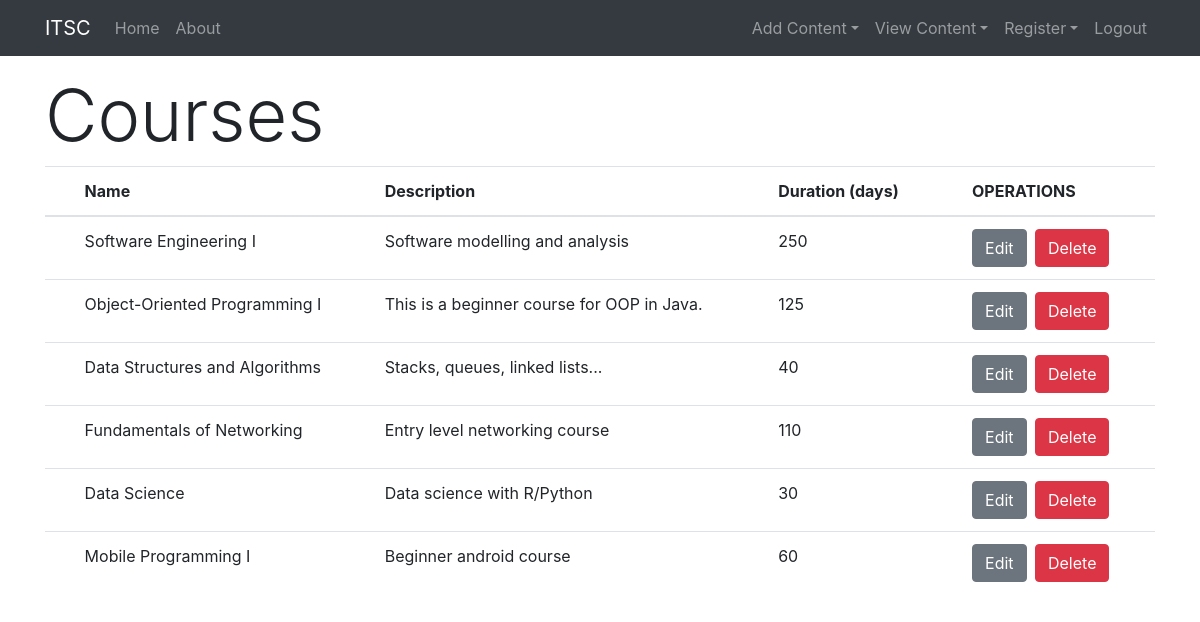
The app's page /pages/view_courses (signed in) with its own data.
### tables this page shows
CREATE TABLE `courses` (
  `id` int(11) NOT NULL,
  `Name` varchar(255) DEFAULT NULL,
  `Description` varchar(255) NOT NULL,
  `Duration` smallint(6) NOT NULL,
  `image_directory` varchar(255) DEFAULT NULL
);

### app/controllers/Pages.php (called while the page is built, shortened)
<?php
class Pages extends Controller
{
    public function __construct()
    {
        $this->Model = $this->model('Content');
    }
    public function view_courses()
    {
        $result = $this->Model->fetch_courses();
        $this->generateTable($result, 'Courses');
    }
    private function generateTable($result, $header){
        $data = [
            'header' => $header,
            'fields' => $result[0],
            'rows' => $result[1]
        ];
        $this->view('pages/tables', $data);
    }
}

### app/libraries/Core.php (called while the page is built, shortened)
<?php
class Core
{
    protected $currentMethod = 'index';
    public function __construct()
    {
        $url = $this->getUrl();
        if (file_exists('../app/controllers/' . ucwords($url[0]) . '.php')) {
            unset($url[0]);
        }
        $this->currentController = new $this->currentController;
        if (isset($url[1])) {
            if (method_exists($this->currentController, $url[1])) {
                $this->currentMethod = $url[1];
                unset($url[1]);
            }
        }
        $this->params = $url ? array_values($url) : [];
        call_user_func_array([$this->currentController, $this->currentMethod], $this->params);
    }
    public function getUrl()
    {
        if (isset($_GET['url'])) {
            $url = rtrim($_GET['url'], '/');
            $url = filter_var($url, FILTER_SANITIZE_URL);
            $url = explode('/', $url);
            return $url;
        }
    }
}

### public/index.php (called while the page is built, shortened)
<?php
  $init = new Core;

### app/libraries/Database.php (called while the page is built, shortened)
<?php
class Database
{
    private $host = DB_HOST;
    private $user = DB_USER;
    private $pass = DB_PASS;
    private $dbname = DB_NAME;
    private $dbh;
    private $stmt;
    public function __construct()
    {
        $dsn = 'mysql:host=' . $this->host . ';dbname=' . $this->dbname;
        $options = array(
            PDO::ATTR_PERSISTENT => true,
            PDO::ATTR_ERRMODE => PDO::ERRMODE_EXCEPTION,
        );
        try {
            $this->dbh = new PDO($dsn, $this->user, $this->pass, $options);
        } catch (PDOException $e) {
            $this->error = $e->getMessage();
            echo $this->error;
        }
    }
    public function query($sql)
    {
        $this->stmt = $this->dbh->prepare($sql);
    }
    public function execute()
    {
        return $this->stmt->execute();
    }
    public function resultSet($tablename)
    {
        $this->execute();
        $q = $this->dbh->prepare("DESCRIBE $tablename");
        $q->execute();
        $table_fields = $q->fetchAll(PDO::FETCH_COLUMN);
        return array($table_fields, $this->stmt->fetchAll(PDO::FETCH_ASSOC));
    }
}

### app/models/Content.php (called while the page is built, shortened)
<?php
class Content
{
    private $db;
    public function __construct()
    {
        $this->db = new Database;
    }
    public function fetch_courses(){
        $this->db->query('SELECT * FROM courses');
        $result = $this->db->resultSet('courses');
        return $result;
    }
}

### app/views/pages/tables.php (the view, shortened to what this page needs)
<?php require APPROOT . '/views/inc/header.php';?>
<h1 class="display-3"><?php echo $data['header']; ?></h1>
<?php $arr = array();
$countA = 0;
$countB = 0;?>
<table class="table">
  <thead>
    <tr>
    <?php foreach ($data['fields'] as $field): ?>
        <th scope="col">
        <?php if ($field != 'password' && $field != 'id' && $field != 'image_directory') {
          if($field != 'Duration'){
            echo $field;
          }else{
            echo $field.' (days)';
          }
    array_push($arr, $countA);
    $countA += 1;
} else {
    $countA += 1;
    continue;
}
?>
        </th>
    <?php endforeach?>
    <th scope="col">OPERATIONS</th>
    </tr>
  </thead>
  <tbody>
    <?php foreach ($data['rows'] as $row): ?>
        <tr>
        <?php foreach ($row as $singleRow): ?>
            <td>
                <?php if (in_array($countB, $arr)):
    echo $singleRow;
    $countB += 1;
    ?>
		                <?php else:$countB += 1;
    continue;?>
		                <?php endif;?>
            </td>
        <?php endforeach?>
        <?php $countB = 0;?>
        <td>
                        <div class="btn-toolbar" role="toolbar" aria-label="Toolbar with button groups">
                        <div class="btn-group mr-2" role="group" aria-label="First group">
                        <form action="<?php echo URLROOT; ?>/updates/edit<?php echo rtrim($data["header"], 's');?>/<?php echo $row['id'];?>" method="get">
                            <button type="submit" class="btn btn-secondary">Edit</button>
                        </form>
                        <span><pre> </pre></span>
                        <form action="<?php echo URLROOT; ?>/updates/delete<?php echo rtrim($data["header"], 's');?>/<?php echo $row['id'];?>" method="post">
                          <button type="submit" class="btn btn-danger">Delete</button>
                        </form>
                        </div>
                    </div>
        </td>
        </tr>
    <?php endforeach?>
  </tbody>
</table>
<?php require APPROOT . '/views/inc/footer.php';?>

### app/libraries/Controller.php (shortened to what this page needs)
<?php
class Controller
{
    public function view($view, $data = [])
    {
        if (file_exists('../app/views/' . $view . '.php')) {
            require_once '../app/views/' . $view . '.php';
        } else {
            die('View does not exist');
        }
    }
}

### app/views/inc/header.php (shortened to what this page needs)
<!DOCTYPE html>
<html lang="en">
<head>
  <link rel="stylesheet" href="https://maxcdn.bootstrapcdn.com/bootstrap/4.0.0-beta/css/bootstrap.min.css">
  <link href="https://maxcdn.bootstrapcdn.com/font-awesome/4.7.0/css/font-awesome.min.css" rel="stylesheet">
  <link rel="stylesheet" href="<?php echo URLROOT; ?>/css/style.css">
</head>
<body>
  <?php require APPROOT . '/views/inc/navbar.php';?>
  <div class="container">

### app/views/inc/navbar.php (shortened to what this page needs)
<nav class="navbar navbar-expand-lg navbar-dark bg-dark mb-3">
  <div class="container">
      <a class="navbar-brand" href="<?php echo URLROOT; ?>"><?php echo SITENAME; ?></a>
      <div class="collapse navbar-collapse" id="navbarsExampleDefault">
        <ul class="navbar-nav mr-auto">
          <li class="nav-item">
            <a class="nav-link" href="<?php echo URLROOT; ?>">Home</a>
          </li>
          <li class="nav-item">
            <a class="nav-link" href="<?php echo URLROOT; ?>/pages/about">About</a>
          </li>
        </ul>
        <ul class="navbar-nav ml-auto">
          <?php if (isset($_SESSION['user_id'])  && ($_SESSION['user_role'] == 'Admin')): ?>
          <li class="nav-item dropdown">
            <a class="nav-link dropdown-toggle" data-toggle="dropdown" href="#" role="button" aria-haspopup="true" aria-expanded="false">Add Content</a>
          </li>
          <li class="nav-item dropdown">
            <a class="nav-link dropdown-toggle" data-toggle="dropdown" href="#" role="button" aria-haspopup="true" aria-expanded="false">View Content</a>
          </li>
          <li class="nav-item dropdown">
            <a class="nav-link dropdown-toggle" data-toggle="dropdown" href="#" role="button" aria-haspopup="true" aria-expanded="false">Register</a>
          </li>
          <li class="nav-item">
              <a class="nav-link" href="<?php echo URLROOT; ?>/users/logout">Logout</a>
            </li>
          <?php elseif (isset($_SESSION['user_id']) && ($_SESSION['user_role'] == 'Student' || $_SESSION['user_role'] == 'Teacher')) : ?>
          <li class="nav-item">
              <a class="nav-link" href="<?php echo URLROOT; ?>/users/logout">Logout</a>
            </li>
          <?php else : ?>
          <li class="nav-item">
            <a class="nav-link" href="<?php echo URLROOT; ?>/users/login">Login</a>
          </li>
          <?php endif;?>
        </ul>
      </div>
    </div>
  </nav>

### app/views/inc/footer.php (shortened to what this page needs)
  </div>
</body>
</html>

### records on screen
courses: Name "Software Engineering I", Description "Software modelling and analysis", Duration "250"
courses: Name "Object-Oriented Programming I", Description "This is a beginner course for OOP in Java.", Duration "125"
courses: Name "Data Structures and Algorithms", Description "Stacks, queues, linked lists...", Duration "40"
courses: Name "Fundamentals of Networking", Description "Entry level networking course", Duration "110"
courses: Name "Data Science", Description "Data science with R/Python", Duration "30"
courses: Name "Mobile Programming I", Description "Beginner android course", Duration "60"

### other values on screen
SITENAME "ITSC"
$data['header'] "Courses"
$field "Name"
$field "Description"
$field "Duration"
